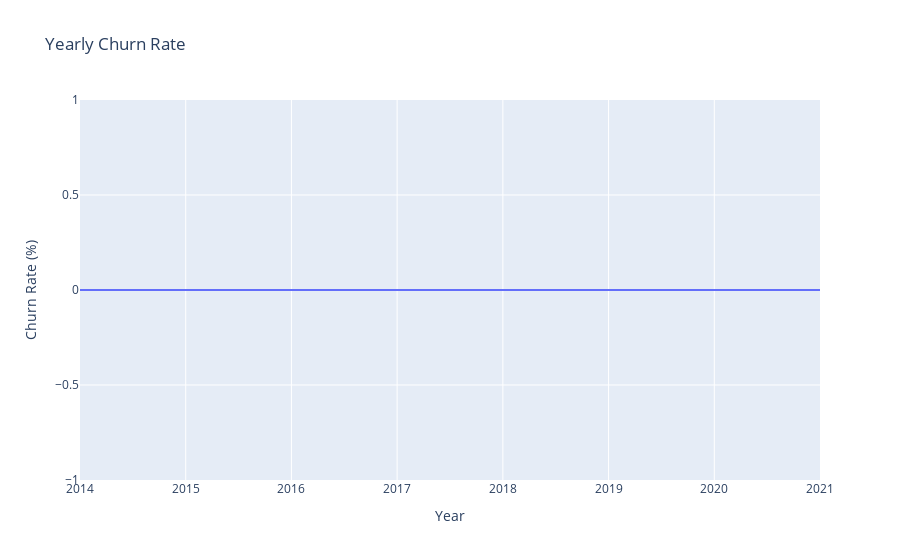

The cell this chart's notebook holds for it:
### Markdown cell above
### **Definition of Churn Rate**
Churn Rate is the **percentage of customers who stop purchasing products from our ecommerce store over a defined period of time.**

In our analysis, we will take **Churn Rate** as:

$$
\text{Churn Rate} = \frac{\text{Number of customers who did not make a purchase}}{\text{Total number of unique customers}} \times 100
$$
### **Yearly Churn Rate**

### Code cell
# Calculate the yearly churn rate
yearly_churn_df = yearly_churn(churn_df)

# Plot the yearly churn rate
plot_yearly_graph(yearly_churn_df)

### Figure 1 — Plotly figure (JSON) as saved in the notebook; plotly's stock layout.template omitted (floating-point values rounded to 4 significant figures)
{"data": [{"hovertemplate": "Year=%{x}<br>Churn Rate (%)=%{y}<extra></extra>", "legendgroup": "", "line": {"color": "#636efa", "dash": "solid"}, "marker": {"symbol": "circle"}, "mode": "lines", "name": "", "orientation": "v", "showlegend": false, "type": "scatter", "x": ["2014", "2015", "2016", "2017", "2018", "2019", "2020", "2021"], "xaxis": "x", "y": [0, 0, 0, 0, 0, 0, 0, 0], "yaxis": "y"}], "layout": {"hovermode": "x unified", "legend": {"tracegroupgap": 0}, "title": {"text": "Yearly Churn Rate"}, "xaxis": {"anchor": "y", "domain": [0, 1], "title": {"text": "Year"}}, "yaxis": {"anchor": "x", "domain": [0, 1], "title": {"text": "Churn Rate (%)"}}}}
